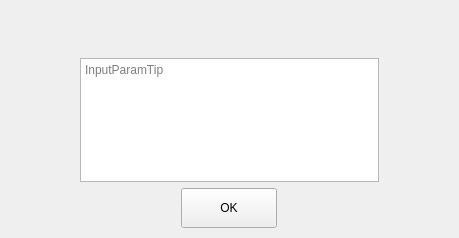
<?xml version="1.0" encoding="UTF-8"?>
<ui version="4.0">
 <class>InputDialog</class>
 <widget class="QDialog" name="InputDialog">
  <property name="geometry">
   <rect>
    <x>0</x>
    <y>0</y>
    <width>459</width>
    <height>238</height>
   </rect>
  </property>
  <property name="windowTitle">
   <string>InputDialog</string>
  </property>
  <layout class="QVBoxLayout" name="verticalLayout">
   <property name="spacing">
    <number>0</number>
   </property>
   <property name="leftMargin">
    <number>0</number>
   </property>
   <property name="topMargin">
    <number>0</number>
   </property>
   <property name="rightMargin">
    <number>0</number>
   </property>
   <property name="bottomMargin">
    <number>0</number>
   </property>
   <item>
    <widget class="QWidget" name="mainWidget" native="true">
     <layout class="QVBoxLayout" name="verticalLayout_2">
      <property name="spacing">
       <number>0</number>
      </property>
      <property name="leftMargin">
       <number>0</number>
      </property>
      <property name="topMargin">
       <number>0</number>
      </property>
      <property name="rightMargin">
       <number>0</number>
      </property>
      <property name="bottomMargin">
       <number>0</number>
      </property>
      <item>
       <widget class="TitleBar" name="titleBar" native="true">
        <property name="minimumSize">
         <size>
          <width>0</width>
          <height>48</height>
         </size>
        </property>
        <property name="maximumSize">
         <size>
          <width>16777215</width>
          <height>48</height>
         </size>
        </property>
       </widget>
      </item>
      <item>
       <widget class="QWidget" name="contentWidget" native="true">
        <layout class="QVBoxLayout" name="verticalLayout_3">
         <property name="leftMargin">
          <number>80</number>
         </property>
         <property name="topMargin">
          <number>10</number>
         </property>
         <property name="rightMargin">
          <number>80</number>
         </property>
         <property name="bottomMargin">
          <number>10</number>
         </property>
         <item>
          <widget class="QTextEdit" name="param">
           <property name="placeholderText">
            <string>InputParamTip</string>
           </property>
          </widget>
         </item>
         <item alignment="Qt::AlignHCenter">
          <widget class="QPushButton" name="ok">
           <property name="minimumSize">
            <size>
             <width>96</width>
             <height>40</height>
            </size>
           </property>
           <property name="maximumSize">
            <size>
             <width>16777215</width>
             <height>40</height>
            </size>
           </property>
           <property name="cursor">
            <cursorShape>PointingHandCursor</cursorShape>
           </property>
           <property name="focusPolicy">
            <enum>Qt::NoFocus</enum>
           </property>
           <property name="text">
            <string>OK</string>
           </property>
           <property name="autoDefault">
            <bool>false</bool>
           </property>
           <property name="ButtonStyle" stdset="0">
            <string>blue</string>
           </property>
          </widget>
         </item>
        </layout>
       </widget>
      </item>
     </layout>
    </widget>
   </item>
  </layout>
 </widget>
 <customwidgets>
  <customwidget>
   <class>TitleBar</class>
   <extends>QWidget</extends>
   <header location="global">titlebar.h</header>
   <container>1</container>
  </customwidget>
 </customwidgets>
 <resources>
  <include location="../Resource.qrc"/>
  <include location="../Resource.qrc"/>
 </resources>
 <connections/>
</ui>
